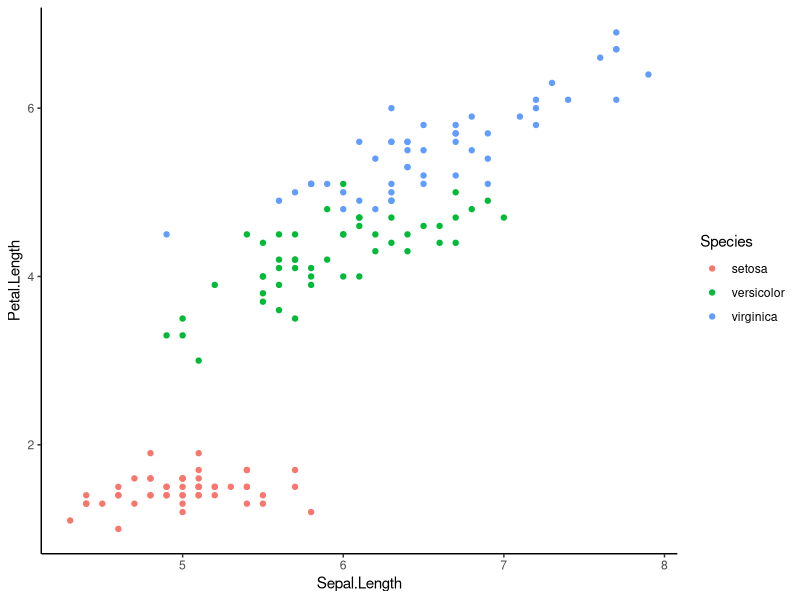

Recreate this plot in R.
###################################################################
# いじっておぼえるR
# 7th. April. 2021
# Yuzuru Utsunomiya, Ph. D.
#
# よく使うキーバインド
# Shift+矢印:部分選択
# Ctrl+Enter:選択部分を実行
# Ctrl+s:上書き保存
# Ctrl + z:もとに戻す（何度でもやりなおしできる）
# Ctrl+Shift+c:選択部分をコメントアウト
# 
# くわしいことはHelp -> Cheetsheetsからチートシートをダウンロード

# tidyverseパッケージをインストール
# 1回インストールするだけでよい。起動するたびにしなくてもよい
# インストールさえしてしまえばコメントアウトしてもよい。
# install.packages("tidyverse")

# tidyverseパッケージを読み込む
# 起動するたびにする。
library(tidyverse)

# irisデータで散布図を書いてみる
# irisデータは、統計解析パッケージのお勉強に最もよく使われるデータ
# アヤメの花のパーツ寸法に関するデータ
# オブジェクトに図を代入
iris_scatterplot <- 
  # データをパイプで送り込む
  iris %>% 
  # 作図領域をつくる
  ggplot2::ggplot(
    data = ., 
    aes(
      x = Sepal.Length, # x軸に使う変数
      y = Petal.Length, # y軸に使う変数
      color = Species   # 塗り分けに使う変数
      )
    ) +
  # 散布図を描く。
  geom_point() + 
  # テーマを適用する。
  theme_classic()

# オブジェクトを表示する
iris_scatterplot

# 宿題
# https://kazutan.github.io/fukuokaR11/intro_ggplot2.html
# を眺めて、いろいろ設定をいじって挙動を確認する。
# 結果をggplot2::ggsave()関数を使ってpng形式にて保存、Google chat上に投稿。
# メインタイトルに自分の名前をローマ字で記入すること。

